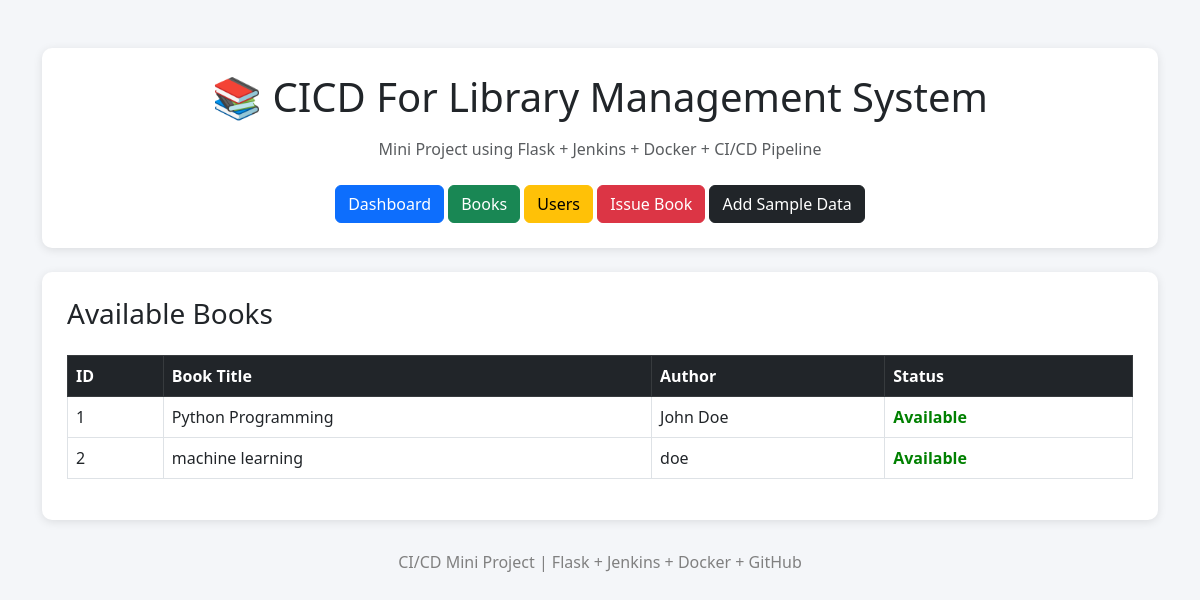
Before: / with the older database file.
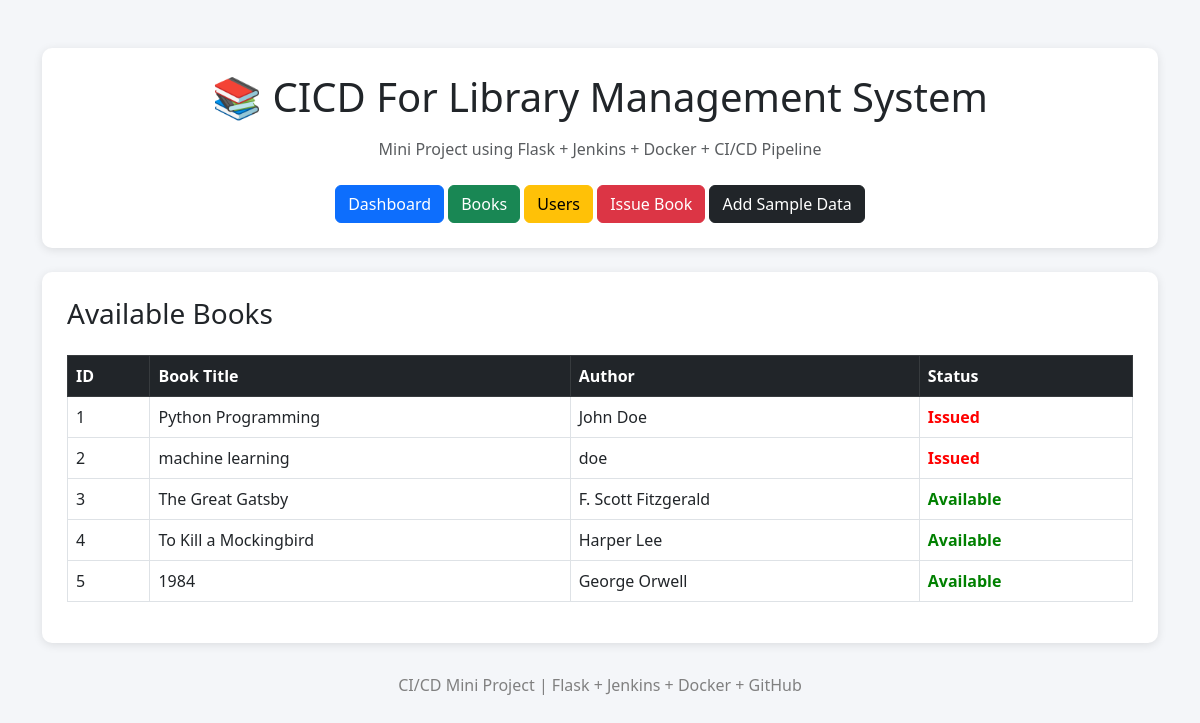
After: the same page with the newer database file.
### app/models.py (models this page shows)
class Book(db.Model):
    __table_args__ = (
        db.UniqueConstraint('title', 'author', name='uix_book_title_author'),
    )
    id = db.Column(db.Integer, primary_key=True)
    title = db.Column(db.String(100), nullable=False)
    author = db.Column(db.String(100), nullable=False)
    available = db.Column(db.Boolean, default=True)

### app/routes.py (the view)
@bp.route('/')
def home():
    books = Book.query.all()
    return render_template('dashboard.html', books=books)

### app/templates/dashboard.html (shortened to what this page needs)
<!DOCTYPE html>
<html lang="en">
<head>
    <link href="https://cdn.jsdelivr.net/npm/bootstrap@5.3.0/dist/css/bootstrap.min.css" rel="stylesheet">
</head>
<body>
<div class="container mt-5">
    <div class="header-box text-center">
        <h1 class="mb-3">📚 CICD For Library Management System</h1>
        <p class="text-muted">
            Mini Project using Flask + Jenkins + Docker + CI/CD Pipeline
        </p>
        <div class="mt-4">
            <a href="/" class="btn btn-primary">
                Dashboard
            </a>
            <a href="/books" class="btn btn-success">
                Books
            </a>
            <a href="/users" class="btn btn-warning">
                Users
            </a>
            <a href="/issue" class="btn btn-danger">
                Issue Book
            </a>
            <a href="/add_sample" class="btn btn-dark">
                Add Sample Data
            </a>
        </div>
    </div>
    <div class="table-container mt-4">
        <h3 class="mb-4">Available Books</h3>
        <table class="table table-bordered table-hover">
            <thead class="table-dark">
                <tr>
                    <th>ID</th>
                    <th>Book Title</th>
                    <th>Author</th>
                    <th>Status</th>
                </tr>
            </thead>
            <tbody>
            {% for book in books %}
                <tr>
                    <td>{{ book.id }}</td>
                    <td>{{ book.title }}</td>
                    <td>{{ book.author }}</td>
                    <td>
                        {% if book.available %}
                            <span class="status-available">
                                Available
                            </span>
                        {% else %}
                            <span class="status-issued">
                                Issued
                            </span>
                        {% endif %}
                    </td>
                </tr>
            {% endfor %}
            </tbody>
        </table>
    </div>
    <div class="footer">
        <p>
            CI/CD Mini Project | Flask + Jenkins + Docker + GitHub
        </p>
    </div>
</div>
</body>
</html>

### app/templates/dashboard.html (style rules this page uses)
body { background-color: #f4f6f9; }
.header-box { background: white; padding: 25px; border-radius: 10px; box-shadow: 0px 2px 10px rgba(0,0,0,0.1); }
.table-container { background: white; padding: 25px; border-radius: 10px; box-shadow: 0px 2px 10px rgba(0,0,0,0.1); }
.status-available { color: green; font-weight: bold; }
.status-issued { color: red; font-weight: bold; }
.footer { margin-top: 30px; text-align: center; color: gray; }

Changed rows visible on the page:
changed Book "Python Programming": available "Available" → "Issued"
changed Book "machine learning": available "Available" → "Issued"
added Book: id "3", title "The Great Gatsby", author "F. Scott Fitzgerald", available "Available"
added Book: id "4", title "To Kill a Mockingbird", author "Harper Lee", available "Available"
added Book: id "5", title "1984", author "George Orwell", available "Available"
